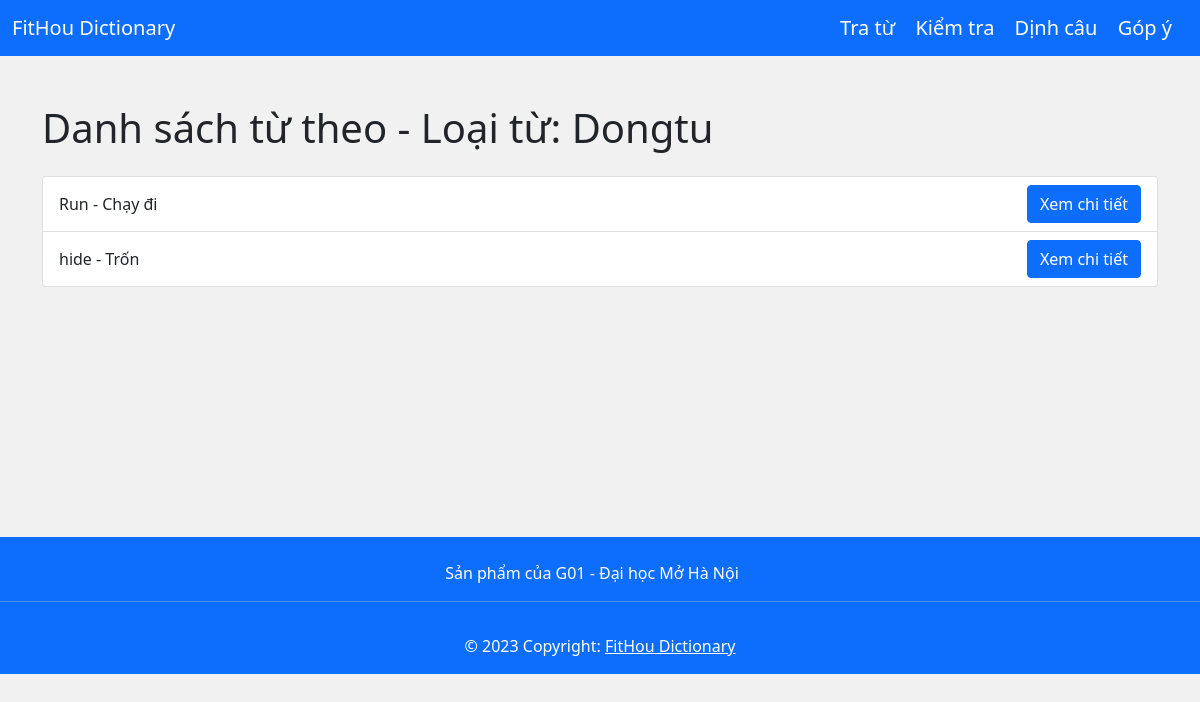
Page /category/Dongtu/ on the committed database.
### home/models.py (models this page shows, shortened)
class DictionaryEntry(models.Model):
    id = models.AutoField(primary_key=True)
    english = models.CharField(max_length=100, unique=True)
    vietnam = models.CharField(max_length=100)
    category = models.CharField(max_length=50)
    image = models.CharField(max_length=200)
    pronounce = models.CharField(max_length=200)
    class Meta:
        verbose_name_plural = 'Dictionary Entries'

### category/views.py (the view)
# urls.py: path('category/<str:category>/', cate.dictionary_by_category, name='dictionary_by_category'),
def dictionary_by_category(request, category):
    entries = DictionaryEntry.objects.filter(category=category)
    return render(request, 'dictionary_by_category.html', {'entries': entries, 'category': category})

### templates/dictionary_by_category.html
{% extends "baseTemplate.html" %}
{% block content %}
<body>
    <div class="container mt-5">
        <h1 class="mb-4">Danh sách từ theo - Loại từ: {{ category }}</h1>
        <ul class="list-group">
            {% for entry in entries %}
                <li class="list-group-item d-flex justify-content-between align-items-center">
                    {{ entry.english }} - {{ entry.vietnam }}
                    <a href="{% url 'search' %}?search_query={{ entry.english }}" class="btn btn-primary">Xem chi tiết</a>
                </li>
            {% empty %}
                <li class="list-group-item">Không có từ nào trong loại từ này.</li>
            {% endfor %}
        </ul>
    </div>
</body>
{% endblock %}

### static/css/home.css (style rules this page uses)
body { background-color: #f1f1f1; }

### rows in the picture
DictionaryEntry: english "Run", vietnam "Chạy đi"
DictionaryEntry: english "hide", vietnam "Trốn"

### other values in the picture
{{ category }} "Dongtu"
